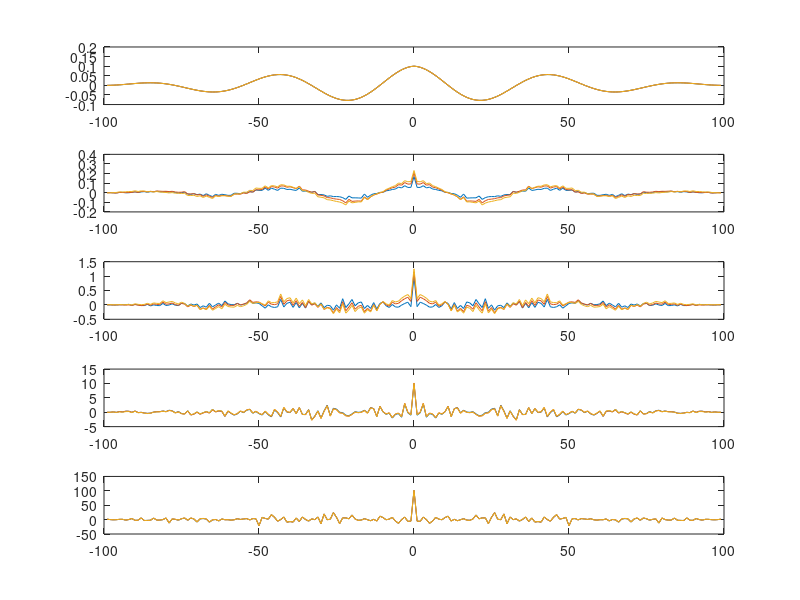

MATLAB code for this plot:
clear;
hold off;
clf;
pkg load signal

title({'';''})
figure(1)

fs = 44100;
f = 1000;
ph = [0 pi/2 pi];
pwr = [0 .001 .01 .1 1];

% create a time vector
n = 0:100-1;

% generate and normalize 3 sine signals
sig = zeros(length(n), 3);
for i = 1:3
  sig(:,i) = sin(2*pi*f*n/fs + ph(i));
  sig_norm(:,i) = sig(:,i) / std(sig(:,i)) * sqrt(1e-3);
end

for i = 1:length(pwr)
  % generate noise signal
  noise = randn(1, length(n))';
  % normalize signal
  noise_norm = noise / std(noise) * sqrt(pwr(i));
  
  % sum sines and noise
  sig_noise = sig_norm + noise_norm;
  
  % generate autocorrelation of noisy signals
  for j = 1:3
    [acor_tmp, lag_tmp] = xcorr(sig_noise(:,j));
    acor(:,j) = acor_tmp;
    lag(:,j) = lag_tmp;
  end
  
  % plot autocorrelation
  subplot(5,1,i)
  plot(lag, acor)
end
